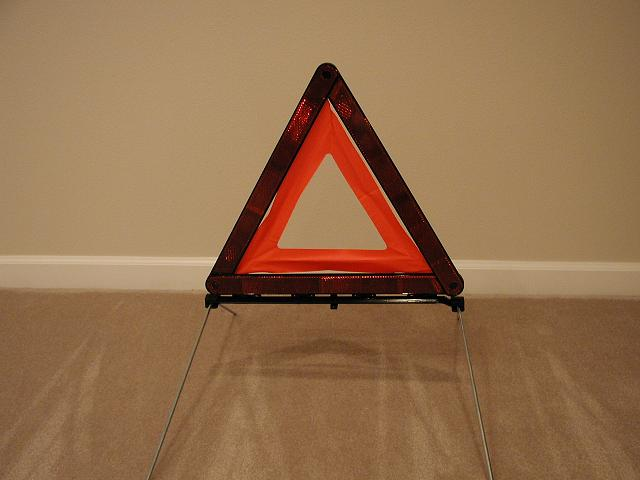
%> input picture A5/warning-triangle.jpg, 640 x 480 px
$ octave image_conv_filtering.m   (GNU Octave 9; MATLAB toolbox functions it lacks are replaced by stand-ins)
%> lines starting %> are read from the running program, lines starting %| are printed output that depends on the picture; in (x1, y1, x2, y2) boxes, pixels count from 0 and x2, y2 are one past the last pixel; in counts of white or black regions, pixels touching at a corner belong together; the program's own positions count from 1
### A5/get_gaussian_filter.m
function gaussian_filter = get_gaussian_filter(filter_size)
   % Standard deviation for the Gaussian
  sigma = 1.0;

  % Create a meshgrid for the filter
  [x, y] = meshgrid(-(filter_size-1)/2:(filter_size-1)/2, -(filter_size-1)/2:(filter_size-1)/2);

  % Generate the Gaussian filter using the 2D Gaussian function
  gaussian_filter = exp(-(x.^2 + y.^2) / (2*sigma^2));
  gaussian_filter = gaussian_filter / sum(gaussian_filter(:)); % Normalize the filter to sum to 1

### A5/image_conv_filtering.m
image = imread('/home/shothogun/Documents/Projects/UnB/PI/A5/warning-triangle.jpg');
%> image is the input picture: size 480x640x3 uint8; mean R, G, B 148.1, 111, 76.9

gaussian_filter = get_gaussian_filter(21);

gray_image = rgb2gray(image);
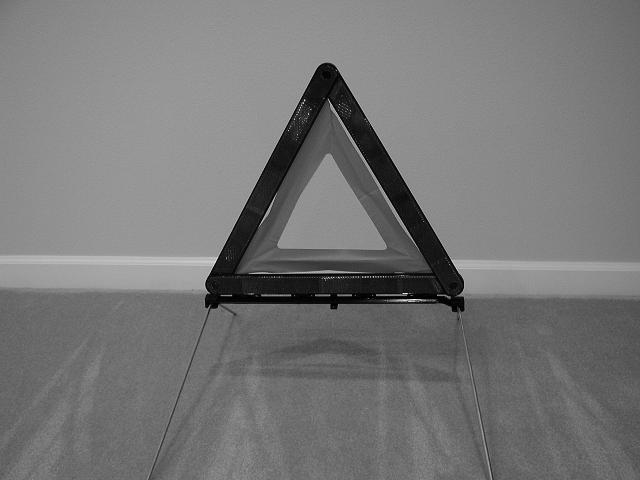
%> gray_image: size 480x640 uint8; min 0, max 252, mean 118.3
blur_image = conv2(double(gray_image),gaussian_filter);
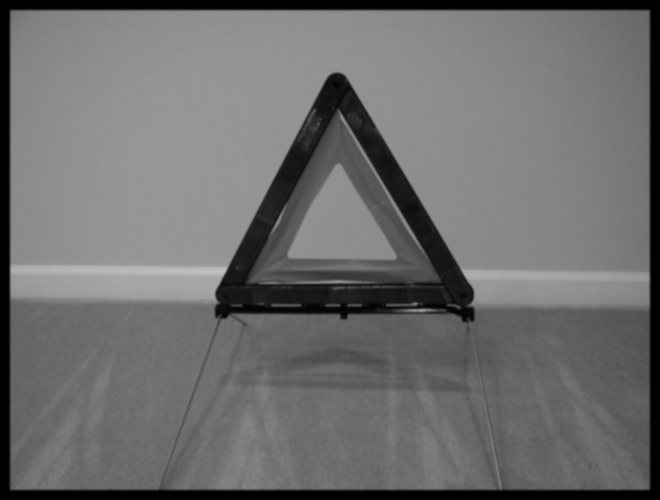
%> blur_image: size 500x660 double; min 5.27e-43, max 194.6, mean 110.1

sobel_1 = [-1,-2,-1;
            0,0,0;
            1,2,1];

contour_sharpened_image = uint8(conv2(blur_image, sobel_1));
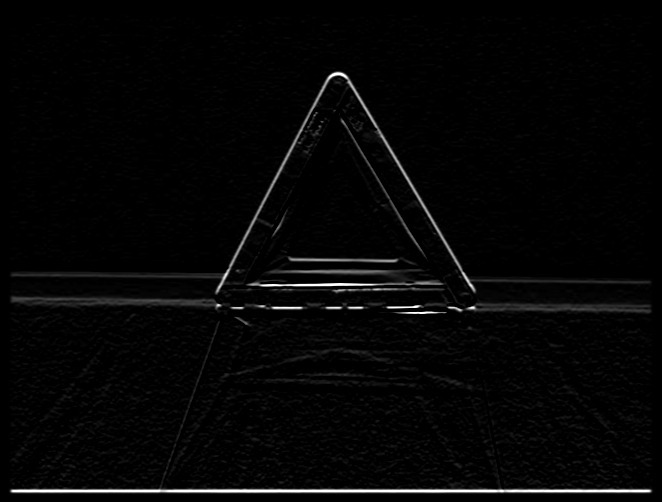
%> contour_sharpened_image: size 502x662 uint8; min 0, max 255, mean 5.7

quantized_image = zeros(size(contour_sharpened_image));
quantized_image(contour_sharpened_image > 128) =  255;
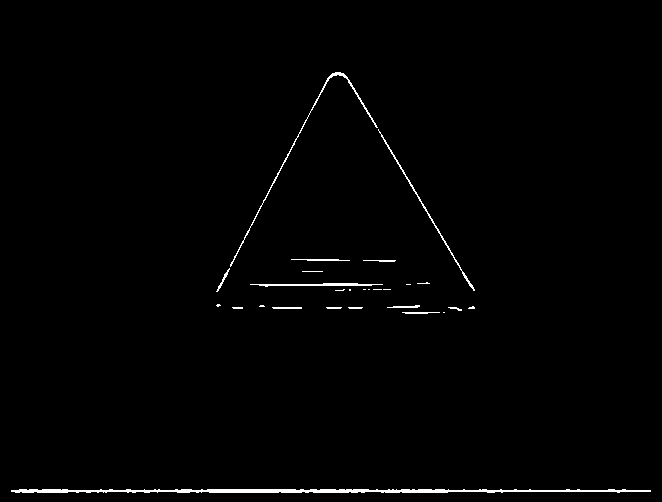
%> quantized_image: size 502x662 double; 1.1% white in thin lines or dots, all inside (x1, y1, x2, y2) = (11, 72, 651, 493)
quantized_image(258:295, 240:444) = 0;
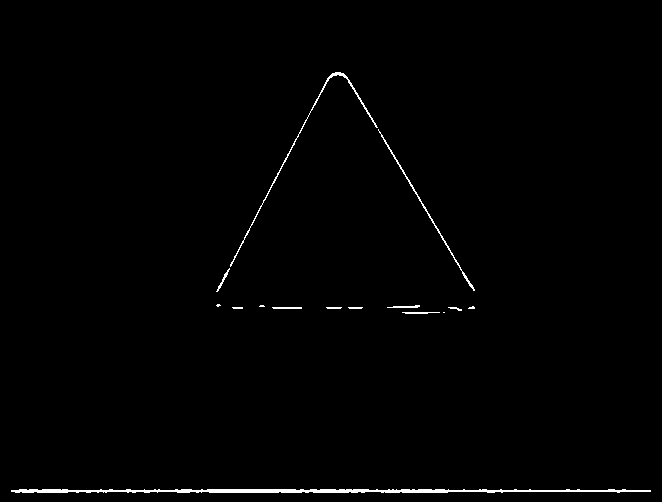
%> quantized_image: size 502x662 double; 0.92% white; 15 white regions (4 under 20 px), largest, box (x1, y1, x2, y2) and area: (11, 489, 651, 493) 1886, (230, 72, 378, 267) 472, (378, 129, 475, 291) 320

cropped_image = zeros(size(quantized_image));
cropped_image(50:350, 170:556) = quantized_image(50:350, 170:556);
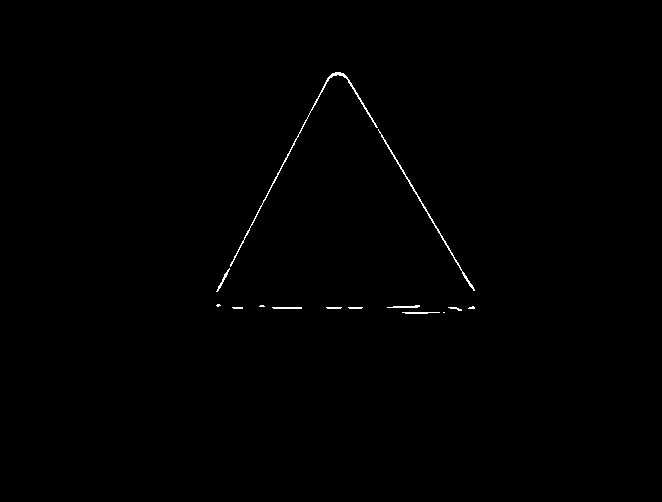
%> cropped_image: size 502x662 double; 0.35% white in thin lines or dots, all inside (x1, y1, x2, y2) = (216, 72, 475, 314)

imshow(cropped_image);

imwrite(cropped_image, 'filtered_image.png');
